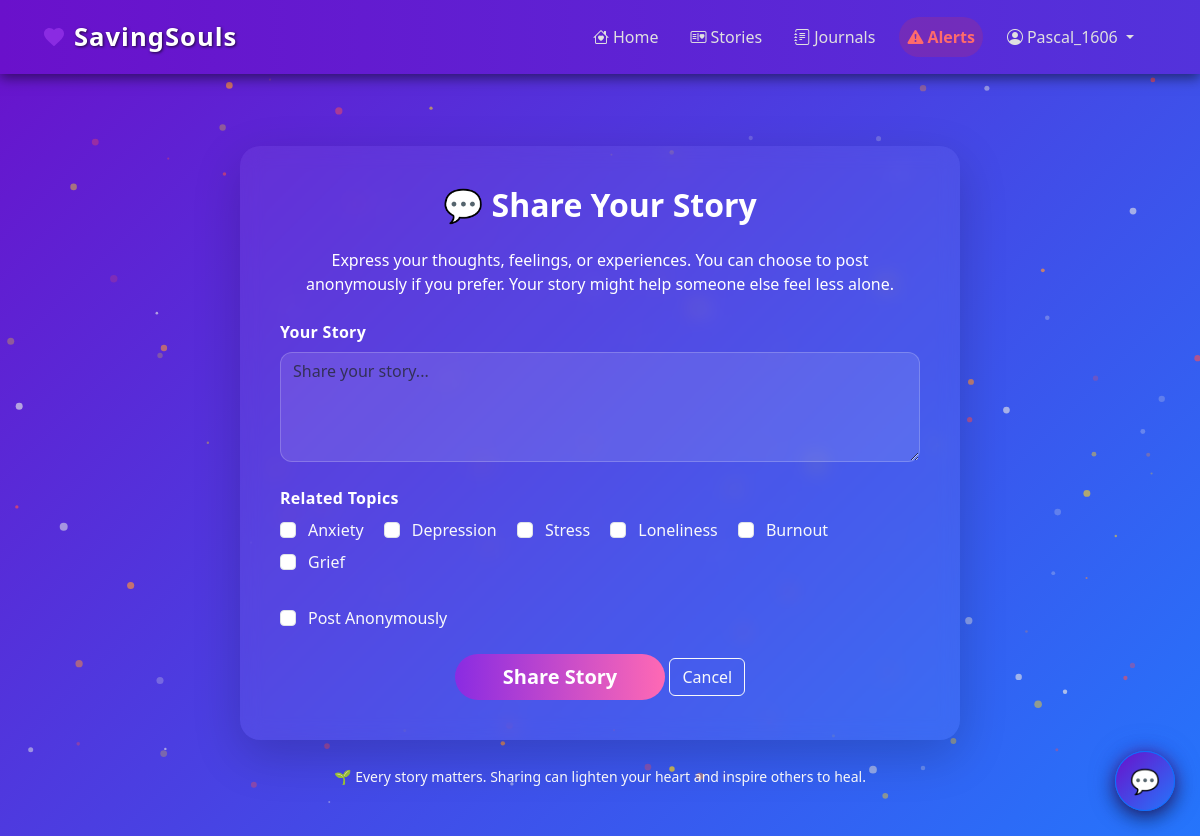
Page /story/create/ (signed in) on the committed database.
### core/models.py (models this page shows)
class Category(models.Model):
    name = models.CharField(max_length=50, unique=True)
    def __str__(self):
        return self.name

### core/views.py (the view)
# urls.py: path('story/create/', views.create_story, name='create_story'),
@login_required
def create_story(request):
    categories_qs = Category.objects.all()
    selected_categories = []
    if request.method == 'POST':
        selected_categories = request.POST.getlist('categories')
        form = StoryForm(request.POST)
        if form.is_valid():
            story = form.save(commit=False)
            story.author = request.user
            story.save()
            try:
                form.save_m2m()
            except Exception:
                if selected_categories:
                    try:
                        cat_ids = [int(cid) for cid in selected_categories if cid]
                        cats = Category.objects.filter(id__in=cat_ids)
                        story.categories.set(cats)
                    except Exception as e:
                        print(f"⚠ Could not attach categories: {e}")
            try:
                analysis = analyze_sentiment(story.content)
                sentiment = analysis.get("sentiment")
                distress_level = analysis.get("distress_level")
                print(f"Story analysis - Sentiment: {sentiment}, Distress Level: {distress_level}")
            except Exception as e:
                print(f"⚠ AI analysis error: {e}")
                sentiment = None
                distress_level = None
            if distress_level == "high":
                try:
                    supportive_text = generate_supportive_reply(story.content)
                    ai_user, _ = User.objects.get_or_create(username="AI_Support", defaults={"is_active": False})
                    Comment.objects.create(story=story, author=ai_user, content=supportive_text)
                    admins = User.objects.filter(is_superuser=True).values_list("email", flat=True)
                    subject = f"🚨 Distress Alert: {request.user.username} may need help"
                    message = (
                        f"A new story by {request.user.username} shows signs of high distress.\n\n"
                        f"Story content:\n\"{story.content}\"\n\n"
                        f"Auto Supportive Reply:\n\"{supportive_text}\"\n\n"
                        "Please review it in the admin panel or reach out if needed."
                    )
                    send_mail(subject, message, "Saving_Souls <noreply@savingsouls.com>", list(admins))
                    print("📧 Email alert sent to admins!")
                except Exception as e:
                    print(f"⚠ AI Support or email error: {e}")
            messages.success(request, "Your story has been posted successfully!")
            return redirect('core:my_stories')
        else:
            print("Form invalid:", form.errors)
    else:
        form = StoryForm()
    context = {
        'form': form,
        'categories': categories_qs,
        'selected_categories': selected_categories,
    }
    return render(request, 'create_story.html', context)

### core/forms.py
class StoryForm(forms.ModelForm):
    categories = forms.ModelMultipleChoiceField(
        queryset=Category.objects.all(),
        required=False,
        widget=forms.CheckboxSelectMultiple(attrs={'class': 'form-check-input'})
    )
    content = forms.CharField(
        widget=forms.Textarea(attrs={
            'class': 'form-control',
            'rows': 4,
            'placeholder': 'Share your story...'
        }),
        label='Story'
    )
    anonymous = forms.BooleanField(
        required=False,
        label='Share Anonymously',
        widget=forms.CheckboxInput(attrs={'class': 'form-check-input'})
    )
    class Meta:
        model = Story
        fields = ['content', 'anonymous', 'categories']

### core/templates/create_story.html (shortened to what this page needs)
{% extends 'base.html' %}
{% load static %}
{% block content %}
<link rel="stylesheet" href="{% static 'core/css/base.css' %}">
<div class="container py-5">
  <div class="row justify-content-center">
    <div class="col-lg-8">
      <div class="card shadow-lg p-4 border-0 story-form-card" style="background: rgba(255,255,255,0.05); border-radius: 20px; backdrop-filter: blur(10px);">
        <div class="card-body">
          <h2 class="fw-bold text-center mb-4" style="color: #fff;">
            💬 Share Your Story
          </h2>
          <p class="text-center text-white mb-4" style="color: #ccc;">
            Express your thoughts, feelings, or experiences. You can choose to post anonymously if you prefer.
            Your story might help someone else feel less alone.
          </p>
          <form method="POST" novalidate>
            <div class="mb-4">
              <label for="{{ form.content.id_for_label }}" class="form-label text-white fw-semibold">
                Your Story
              </label>
              {{ form.content }}
            </div>
            <div class="mb-4">
              <label class="form-label text-white fw-semibold">
                Related Topics
              </label>
              <div class="form-check-list">
                {% for checkbox in form.categories %}
                  <div class="form-check form-check-inline text-light mb-2">
                    {{ checkbox.tag }}
                    <label class="form-check-label ms-1" for="{{ checkbox.id_for_label }}">{{ checkbox.choice_label }}</label>
                  </div>
                {% empty %}
                  <p class="text-muted small">No categories available yet.</p>
                {% endfor %}
              </div>
            </div>
            <div class="form-check mb-4">
              {{ form.anonymous }}
              <label for="{{ form.anonymous.id_for_label }}" class="form-check-label text-light ms-1">
                Post Anonymously
              </label>
            </div>
            <div class="text-center mt-4">
              <button type="submit" class="btn btn-lg px-5 text-white fw-semibold"
                style="background: linear-gradient(90deg, #8a2be2, #ff69b4); border: none; border-radius: 30px; transition: all 0.3s ease;">
                Share Story
              </button>
               <a href="{% url 'core:stories' %}" class="btn btn-outline-light">Cancel</a>
            </div>
          </form>
        </div>
      </div>
      <div class="text-center mt-4 text-light-50">
        <small>
          🌱 Every story matters. Sharing can lighten your heart and inspire others to heal.
        </small>
      </div>
    </div>
  </div>
</div>
{% endblock %}

### core/templates/base.html (shortened to what this page needs)
{% load static %}
<!DOCTYPE html>
<html>
<head>
  <link href="https://cdn.jsdelivr.net/npm/bootstrap@5.3.0/dist/css/bootstrap.min.css" rel="stylesheet">
  <link rel="stylesheet" href="https://cdn.jsdelivr.net/npm/bootstrap-icons@1.10.0/font/bootstrap-icons.css">
  <link rel="stylesheet" href="{% static 'core/css/base.css' %}">
</head>
<body style="background-color: #121212; color: white; font-family: 'Segoe UI', Arial, sans-serif;">
  <div id="particles-js" style="position: fixed; width: 100%; height: 100%; top: 0; left: 0; z-index: -11;"></div>
  <nav class="navbar navbar-expand-lg navbar-dark" style="background-color: #1a1a1a;">
    <div class="container">
      <a class="navbar-brand d-flex align-items-center" href="{% url 'core:home' %}">
        <svg xmlns="http://www.w3.org/2000/svg" width="24" height="24" viewBox="0 0 24 24" fill="#8a2be2" class="me-2">
          <path d="M12 21.35l-1.45-1.32C5.4 15.36 2 12.28 2 8.5 2 5.42 4.42 3 7.5 3c1.74 0 3.41.81 4.5 2.09C13.09 3.81 14.76 3 16.5 3 19.58 3 22 5.42 22 8.5c0 3.78-3.4 6.86-8.55 11.54L12 21.35z"/>
        </svg>
        <span>SavingSouls</span>
      </a>
      <div class="collapse navbar-collapse" id="navbarNav">
        <ul class="navbar-nav ms-auto mb-2 mb-lg-0">
          <li class="nav-item">
            <a class="nav-link me-3 {% if request.path == '/' %}active fw-bold{% endif %}" href="{% url 'core:home' %}">
              <i class="bi bi-house-heart me-1"></i>Home
            </a>
          </li>
          {% if user.is_authenticated %}
          <li class="nav-item">
            <a class="nav-link me-3 {% if request.path == '/stories/' %}active fw-bold{% endif %}" href="{% url 'core:stories' %}">
              <i class="bi bi-postcard-heart me-1"></i>Stories
            </a>
          </li>
          <li class="nav-item">
            <a class="nav-link me-3 {% if request.path == '/journals/' %}active fw-bold{% endif %}" href="{% url 'core:journals' %}">
              <i class="bi bi-journal-text me-1"></i>Journals
            </a>
          </li>
          {% endif %}
        {% if user.is_staff %}
        <li class="nav-item">
          <a class="nav-link nav-link-alert me-3 fw-bold" href="{% url 'core:distress_alerts' %}">
            <i class="bi bi-exclamation-triangle-fill me-1"></i>Alerts
          </a>
        </li>
      {% endif %}
      {% if user.is_authenticated %}
      <li class="nav-item dropdown">
        <a class="nav-link dropdown-toggle me-3" href="#" role="button" data-bs-toggle="dropdown">
          <i class="bi bi-person-circle me-1"></i>{{ user.username }}
        </a>
      </li>
          {% else %}
            <li class="nav-item d-flex align-items-center">
              <a class="btn text-white get-started-btn me-3" href="{% url 'core:login' %}" style="background: linear-gradient(90deg, #8a2be2, #ff69b4);">
                <i class="bi bi-box-arrow-in-right me-1" style=""></i>Get Started
              </a>
            </li>
          {% endif %}
        </ul>
      </div>
    </div>
  </nav>
  <div class="container mt-4">
    {% block content %}{% endblock %}
  </div>
  {% if user.is_authenticated %}  <a href="{% url 'core:chat_page' %}" id="chat-button"
  class="btn btn-primary rounded-circle shadow-lg"
  style="position: fixed; bottom: 25px; right: 25px; width: 60px; height: 60px; font-size: 24px; display: flex; align-items: center; justify-content: center; z-index: 9999;">
  💬
  </a>
  {% endif %}
  </body>
  </html>

### core/static/core/css/base.css (style rules this page uses)
body { font-family: 'Segoe UI', Tahoma, Geneva, Verdana, sans-serif; background: linear-gradient(135deg, #6a11cb, #2575fc); color: #fff; min-height: 100vh; }
.navbar { background: linear-gradient(270deg, #6a11cb, #2575fc, #6a11cb); background-size: 600% 600%; animation: gradient-animation 15s ease infinite; backdrop-filter: blur(10px) !important; box-shadow: 0 4px 12px rgba(0, 0, 0, 0.5) !important; padding: 0.8rem 1rem !important; position: sticky !important; top: 0 !important; z-index: 1000 !important; transition: box-shadow 0.3s !important; }
.navbar-brand { font-weight: bold; font-size: 1.6rem; letter-spacing: 1px; text-shadow: 1px 1px 3px rgba(0,0,0,0.7); }
.navbar-brand span { color: white }
.nav-link { color: #e0e0e0 !important; font-weight: 500; transition: color 0.3s, transform 0.2s, background-color 0.3s; border-radius: 20px; padding: 8px 16px; }
.nav-link-alert { background-color: rgba(220, 53, 69, 0.2); color: #ff6b6b !important; }
.container .card { background: rgba(255, 255, 255, 0.05); border: none; border-radius: 12px; box-shadow: 0 8px 20px rgba(0, 0, 0, 0.5); color: #fff; transition: transform 0.3s, box-shadow 0.3s; }
#chat-button { background: linear-gradient(135deg, #6a11cb, #2575fc) !important; box-shadow: 0 6px 20px rgba(0, 0, 0, 0.6), 0 0 15px rgba(106, 17, 203, 0.5), 0 0 25px rgba(37, 117, 252, 0.5) !important; transition: transform 0.2s, box-shadow 0.3s !important; }
form input, form textarea, form select { background: rgba(255, 255, 255, 0.1); color: #fff; border: 1px solid rgba(255, 255, 255, 0.3); border-radius: 8px; }
a { color: #ffeb3b; transition: color 0.3s; }
h1, h2, h3, h4, h5, h6 { cursor: default; -webkit-user-select: none; -moz-user-select: none; -ms-user-select: none; user-select: none; }
label, .category-chip, .navbar-brand, .btn, .nav-link, .dropdown-item { cursor: pointer; -webkit-user-select: none; -moz-user-select: none; -ms-user-select: none; user-select: none; }
input, textarea, select, option, [contenteditable="true"] { -webkit-user-select: text; -moz-user-select: text; -ms-user-select: text; user-select: text; cursor: text; }

### core/templates/create_story.html (style rules this page uses)
textarea.form-control { background: rgba(255,255,255,0.1); color: #fff; border: 1px solid rgba(255,255,255,0.2); border-radius: 12px; transition: all 0.3s ease; }
label.form-label { font-size: 1rem; letter-spacing: 0.3px; }

### rows in the picture
Category: choice_label "Anxiety"
Category: choice_label "Depression"
Category: choice_label "Stress"
Category: choice_label "Loneliness"
Category: choice_label "Burnout"
Category: choice_label "Grief"

### other values in the picture
{{ user.username }} "Pascal_1606"
